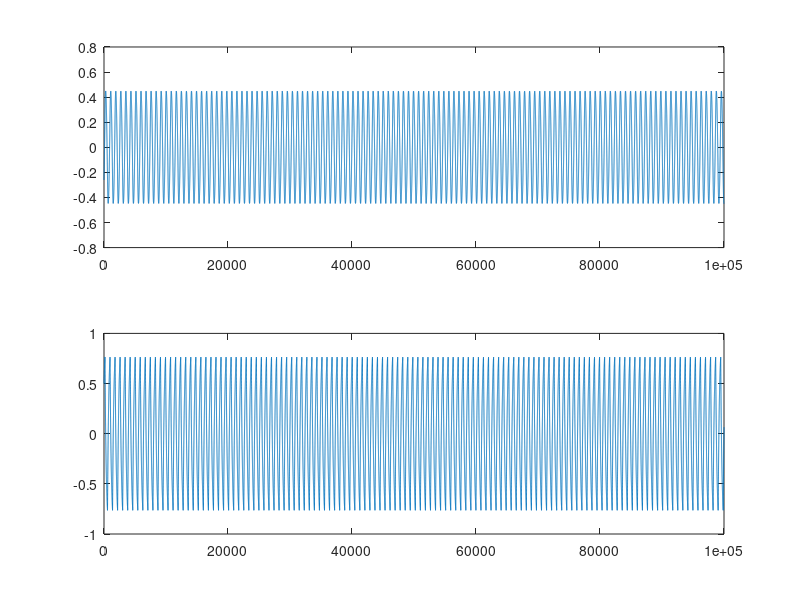
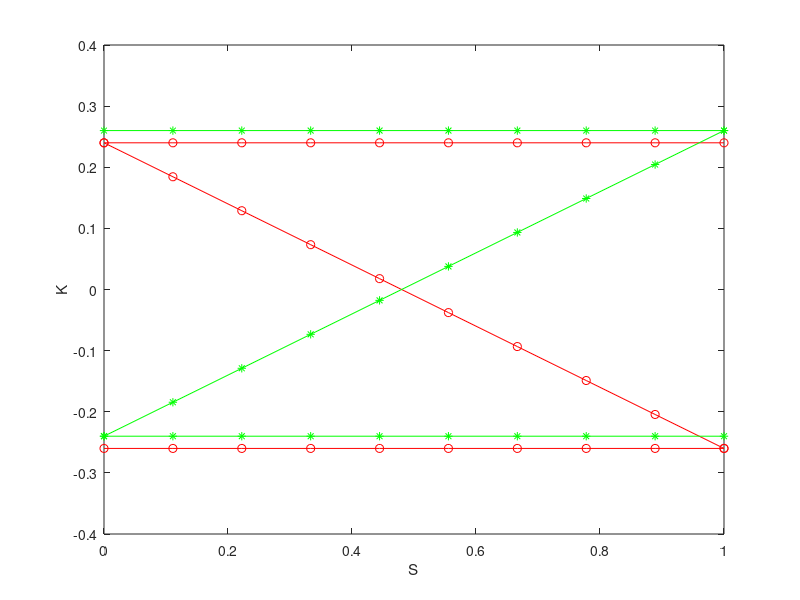
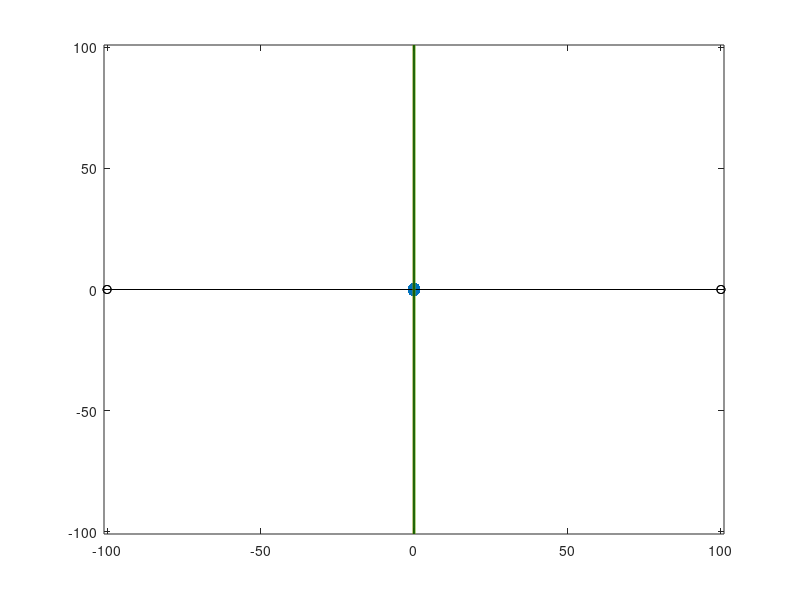

The MATLAB source for these figures, in order:
%Oscillations_Exist
%Checks if parameters yield oscillations

%2nd order ODE for K
% tau K'' + (1+tau) K' + K = c ?V
%homogeneous solution form:
% K(t) = c1 exp(-t) + c2 exp(-t/tau)
% c2 = (K(0) + K'(0)) / (1-1/tau)
% c1 = K(0) - c2

%what should a0 be from find_alphas?
a0 = 0.5;

%params
eps = 0.5;
c = 100;
I = 0.01;
tau = 100;

%results in
K_V_ON = eps/2-I;
K_V_OFF = -eps/2-I;

%visualize thresholds
n= 10;
ss = linspace(0,1,10);
l1 = (eps/2 + I)*ones(n,1);
l2 = (eps/2 - I)*ones(n,1);
l23 = linspace(eps/2 - I, -eps/2  - I, n);
l3 = (-eps/2  - I)*ones(n,1);
l4 = (-eps/2 + I)*ones(n,1);
l41 = linspace(-eps/2  + I, eps/2  + I, n);
figure(2); clf;
plot(ss, l1, '*-g'); hold on;
plot(ss, l2, 'o-r');
plot(ss, l3, 'o-r');
plot(ss, l23, 'o-r');
plot(ss, l4, '*-g'); 
plot(ss, l41, '*-g'); hold off;
xlabel('S'); ylabel('K');

%IC
k0 = K_V_OFF;
kp0 = a0;
SD = 1;
SV = 0;

%simulation stuff
N = 1e5;
dt = 5e-3;
K = zeros(N,1);
Kp = zeros(N,1);
deltaV = zeros(N,1);
K(1) = k0;
Kp(1) = kp0;

for i = 2:N
   
    %update ?V
    deltaV(i) = SD - SV;
    
    %update k0, kp0
    k0 = K(i-1);
    kp0 = Kp(i-1);
    
    %update homog. soln. coeffs
    c2 = (k0 - c*deltaV(i) + kp0)/ (1-1/tau);
    c1 = k0 - c*deltaV(i) - c2;
    
    %step forward in ODE soln
    K(i) = c1*exp(-dt) + c2*exp(-dt/tau) + c*deltaV(i);
    Kp(i) = -c1*exp(-dt) - (c2/tau)*exp(-dt/tau);
    
   %update states
    if K(i) >= -K_V_OFF
       SD = 0;
    end
    if K(i) >= K_V_ON
       SV = 1;
    end
    if K(i) <= K_V_OFF
       SV = 0;
    end
    if K(i) <= -K_V_ON
       SD = 1;
   end
end

figure(1); clf;
% plot(K); 
subplot(2,1,1); plot(K, '-');
subplot(2,1,2); plot(Kp, '-');
figure(3); clf;
plot(K, Kp, 'o-'); hold on
line([-c-1,c+1],[0,0], 'Color',[0 0 0])
line([K_V_ON, K_V_ON], [-c-1,c+1], 'Color',[1 0 0])
line([-K_V_OFF, -K_V_OFF], [-c-1,c+1], 'Color',[0 1 0])
line([K_V_OFF, K_V_OFF], [-c-1,c+1], 'Color',[1 0 0])
line([-K_V_ON, -K_V_ON], [-c-1,c+1], 'Color',[0 1 0])
line([-c, -c], [0,0], 'Color',[0 0 0], 'Marker', 'o')
line([c, c], [0,0], 'Color',[0 0 0], 'Marker', 'o')
line([0,0],[-c-1,c+1], 'Color',[0 0 0])
xlim([-c-1, c+1])
ylim([-c-1, c+1])

% hold on;
% plot(deltaV)